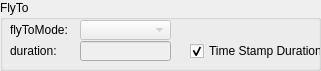
    <widget class="QGroupBox" name="groupBox">
     <property name="geometry">
      <rect>
       <x>230</x>
       <y>50</y>
       <width>321</width>
       <height>71</height>
      </rect>
     </property>
     <property name="title">
      <string>FlyTo</string>
     </property>
     <widget class="QLabel" name="label_14">
      <property name="geometry">
       <rect>
        <x>10</x>
        <y>20</y>
        <width>61</width>
        <height>20</height>
       </rect>
      </property>
      <property name="sizePolicy">
       <sizepolicy hsizetype="Fixed" vsizetype="Fixed">
        <horstretch>0</horstretch>
        <verstretch>0</verstretch>
       </sizepolicy>
      </property>
      <property name="text">
       <string>flyToMode:</string>
      </property>
     </widget>
     <widget class="QLabel" name="label_15">
      <property name="geometry">
       <rect>
        <x>10</x>
        <y>41</y>
        <width>51</width>
        <height>20</height>
       </rect>
      </property>
      <property name="sizePolicy">
       <sizepolicy hsizetype="Fixed" vsizetype="Fixed">
        <horstretch>0</horstretch>
        <verstretch>0</verstretch>
       </sizepolicy>
      </property>
      <property name="text">
       <string>duration:</string>
      </property>
     </widget>
     <widget class="QComboBox" name="comboBox_flyto_mode">
      <property name="enabled">
       <bool>false</bool>
      </property>
      <property name="geometry">
       <rect>
        <x>80</x>
        <y>20</y>
        <width>91</width>
        <height>20</height>
       </rect>
      </property>
     </widget>
     <widget class="QLineEdit" name="lineEdit_flyto_duration">
      <property name="enabled">
       <bool>false</bool>
      </property>
      <property name="geometry">
       <rect>
        <x>80</x>
        <y>41</y>
        <width>91</width>
        <height>20</height>
       </rect>
      </property>
      <property name="toolTip">
       <string>&lt;html&gt;&lt;head/&gt;&lt;body&gt;&lt;p&gt;Duration (seconds) of the FlyTo, for both Camera and LookAt views.&lt;/p&gt;&lt;/body&gt;&lt;/html&gt;</string>
      </property>
      <property name="text">
       <string/>
      </property>
      <property name="placeholderText">
       <string/>
      </property>
     </widget>
     <widget class="QCheckBox" name="checkBox_flyto_duration">
      <property name="geometry">
       <rect>
        <x>190</x>
        <y>41</y>
        <width>131</width>
        <height>20</height>
       </rect>
      </property>
      <property name="toolTip">
       <string>&lt;html&gt;&lt;head/&gt;&lt;body&gt;&lt;p&gt;When creating a kml output, the duration of the FlyTo will be the time difference between the current point and the next point. If unchecked, please specify a duration for each of the points currently selected.&lt;/p&gt;&lt;/body&gt;&lt;/html&gt;</string>
      </property>
      <property name="text">
       <string>Time Stamp Duration</string>
      </property>
      <property name="checked">
       <bool>true</bool>
      </property>
     </widget>
    </widget>
